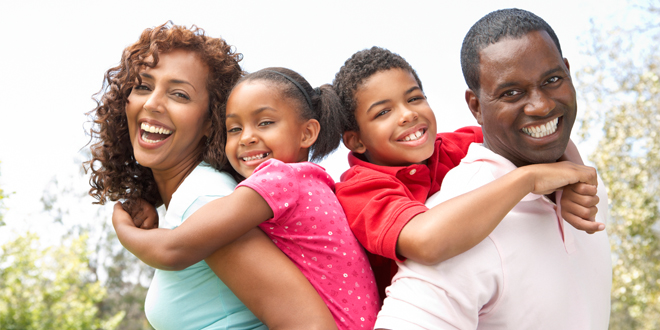
#> input picture python/photos/people_1.jpg, 660 x 330 px
$ python cv2_fft_dft.py
#> lines starting #> are read from the running program, lines starting #| are printed output that depends on the picture
import cv2
import numpy as np
from matplotlib import pyplot as plt

img_rd = cv2.imread("../../photos/people_1.jpg", 0)
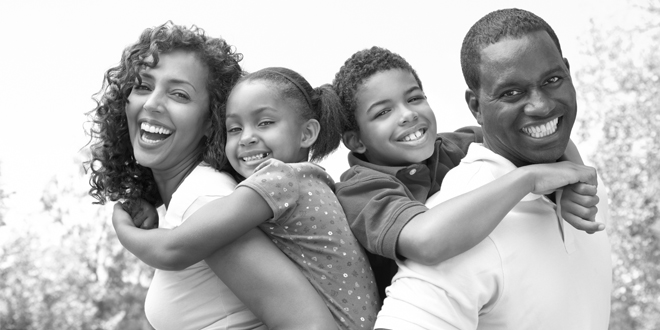
#> img_rd: shape (330, 660); min 2, max 255, mean 179.6

dft = cv2.dft(np.float32(img_rd), flags= cv2.DFT_COMPLEX_OUTPUT)
dft_shift = np.fft.fftshift(dft)

magnitude_spectrum = 20*np.log(cv2.magnitude(dft_shift[:,:,0], dft_shift[:,:,1]))
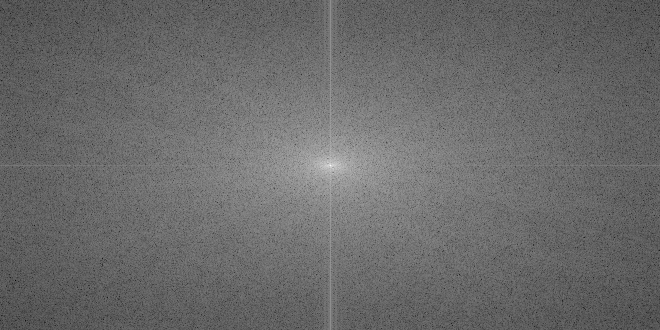
#> magnitude_spectrum: shape (330, 660) float32; min 17.88, max 349.6, mean 156.2; drawn with min black and max white

plt.imshow(magnitude_spectrum)
plt.show()

$ run again, with python/photos/checkerboard_1.jpg copied over python/photos/people_1.jpg
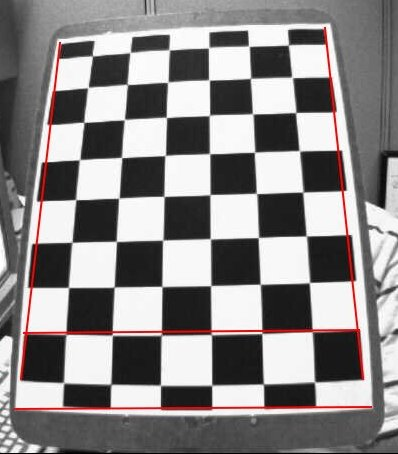
#> input picture python/photos/checkerboard_1.jpg, 398 x 454 px
#> `img_rd = cv2.imread("../../photos/people_1.jpg", 0)`:
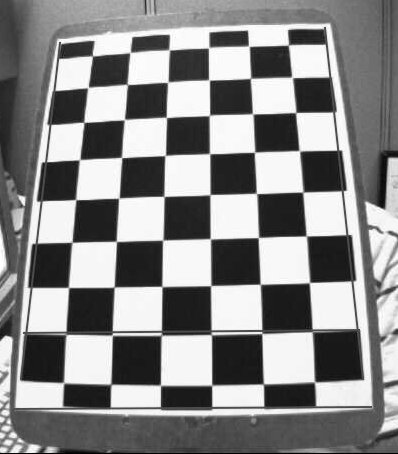
#> img_rd: shape (454, 398); min 0, max 255, mean 136.7
#> `magnitude_spectrum = 20*np.log(cv2.magnitude(dft_shift[:,:,0], dft_shi..`:
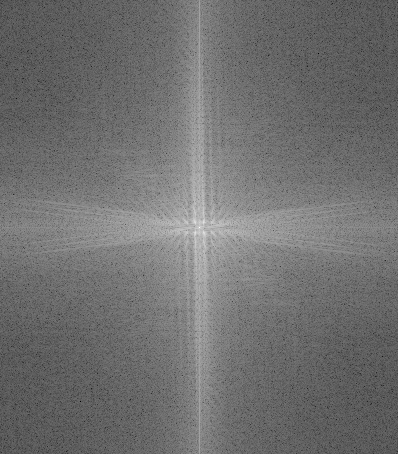
#> magnitude_spectrum: shape (454, 398) float32; min -5.18, max 340.4, mean 147.2; drawn with min black and max white

$ run again, with python/photos/checkerboard_2.jpg copied over python/photos/people_1.jpg
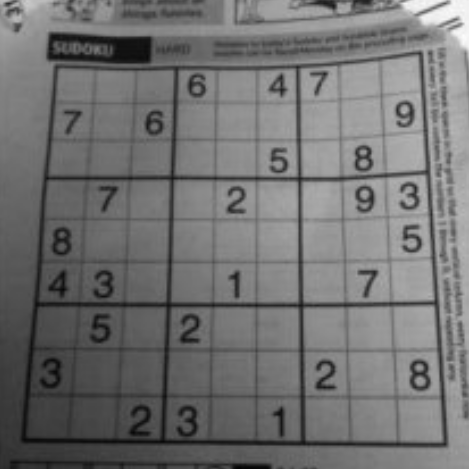
#> input picture python/photos/checkerboard_2.jpg, 469 x 469 px
#> img_rd is the input picture: shape (469, 469); min 3, max 253, mean 113.5
#> `magnitude_spectrum = 20*np.log(cv2.magnitude(dft_shift[:,:,0], dft_shi..`:
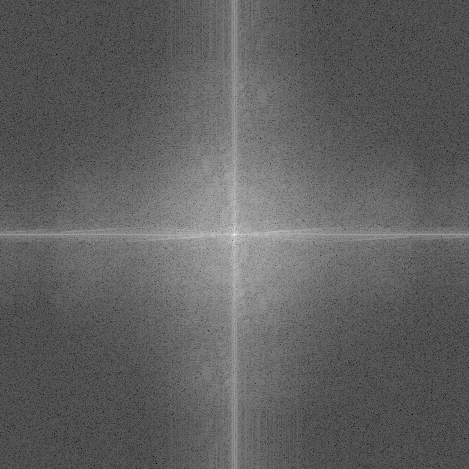
#> magnitude_spectrum: shape (469, 469) float32; min -16.5, max 340.7, mean 118.9; drawn with min black and max white

$ run again, with python/photos/checkerboard_3.jpg copied over python/photos/people_1.jpg
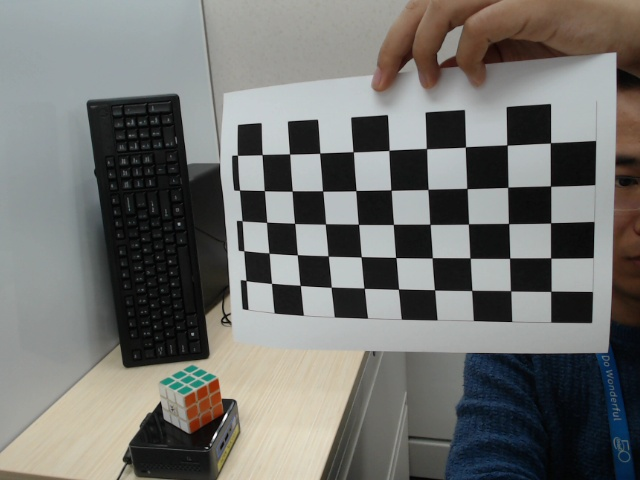
#> input picture python/photos/checkerboard_3.jpg, 640 x 480 px
#> `img_rd = cv2.imread("../../photos/people_1.jpg", 0)`:
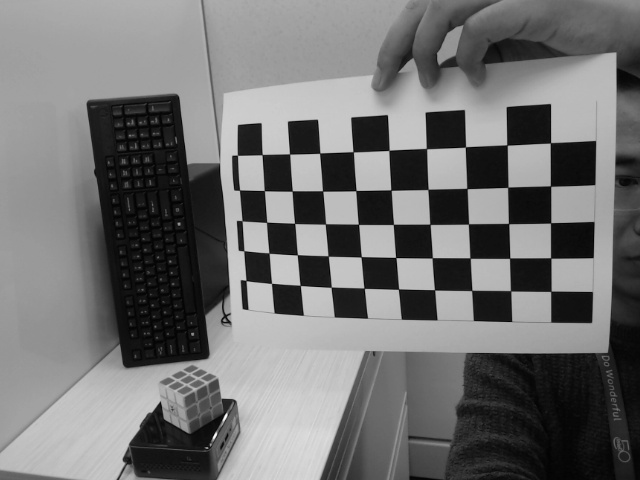
#> img_rd: shape (480, 640); min 0, max 255, mean 113.3
#> `magnitude_spectrum = 20*np.log(cv2.magnitude(dft_shift[:,:,0], dft_shi..`:
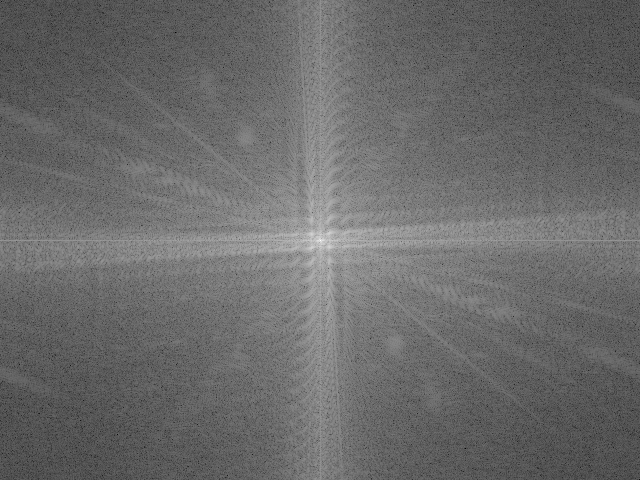
#> magnitude_spectrum: shape (480, 640) float32; min 8.89, max 347.3, mean 150; drawn with min black and max white
